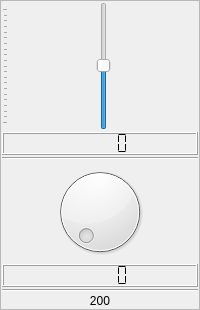
                     <widget class="QFrame" name="verticalFrame_8">
                      <property name="minimumSize">
                       <size>
                        <width>0</width>
                        <height>0</height>
                       </size>
                      </property>
                      <property name="frameShape">
                       <enum>QFrame::StyledPanel</enum>
                      </property>
                      <layout class="QVBoxLayout" name="verticalLayout_7">
                       <property name="spacing">
                        <number>2</number>
                       </property>
                       <property name="leftMargin">
                        <number>1</number>
                       </property>
                       <property name="topMargin">
                        <number>1</number>
                       </property>
                       <property name="rightMargin">
                        <number>1</number>
                       </property>
                       <property name="bottomMargin">
                        <number>1</number>
                       </property>
                       <item>
                        <widget class="QSlider" name="eq_sld_7">
                         <property name="sizePolicy">
                          <sizepolicy hsizetype="Preferred" vsizetype="Expanding">
                           <horstretch>0</horstretch>
                           <verstretch>0</verstretch>
                          </sizepolicy>
                         </property>
                         <property name="minimumSize">
                          <size>
                           <width>0</width>
                           <height>128</height>
                          </size>
                         </property>
                         <property name="minimum">
                          <number>-300</number>
                         </property>
                         <property name="maximum">
                          <number>300</number>
                         </property>
                         <property name="singleStep">
                          <number>10</number>
                         </property>
                         <property name="value">
                          <number>1</number>
                         </property>
                         <property name="orientation">
                          <enum>Qt::Vertical</enum>
                         </property>
                         <property name="tickPosition">
                          <enum>QSlider::TicksAbove</enum>
                         </property>
                         <property name="tickInterval">
                          <number>30</number>
                         </property>
                        </widget>
                       </item>
                       <item>
                        <widget class="QLCDNumber" name="lcdNumber_78">
                         <property name="smallDecimalPoint">
                          <bool>true</bool>
                         </property>
                         <property name="segmentStyle">
                          <enum>QLCDNumber::Flat</enum>
                         </property>
                        </widget>
                       </item>
                       <item>
                        <widget class="Line" name="line_58">
                         <property name="orientation">
                          <enum>Qt::Horizontal</enum>
                         </property>
                        </widget>
                       </item>
                       <item>
                        <widget class="QDial" name="dial_7">
                         <property name="maximumSize">
                          <size>
                           <width>16777215</width>
                           <height>16777215</height>
                          </size>
                         </property>
                         <property name="minimum">
                          <number>1</number>
                         </property>
                         <property name="maximum">
                          <number>500</number>
                         </property>
                         <property name="singleStep">
                          <number>10</number>
                         </property>
                        </widget>
                       </item>
                       <item>
                        <widget class="QLCDNumber" name="lcdNumber_37">
                         <property name="smallDecimalPoint">
                          <bool>true</bool>
                         </property>
                         <property name="segmentStyle">
                          <enum>QLCDNumber::Flat</enum>
                         </property>
                        </widget>
                       </item>
                       <item>
                        <widget class="Line" name="line_7">
                         <property name="orientation">
                          <enum>Qt::Horizontal</enum>
                         </property>
                        </widget>
                       </item>
                       <item>
                        <widget class="QLabel" name="label_19">
                         <property name="text">
                          <string>200</string>
                         </property>
                         <property name="scaledContents">
                          <bool>true</bool>
                         </property>
                         <property name="alignment">
                          <set>Qt::AlignCenter</set>
                         </property>
                        </widget>
                       </item>
                      </layout>
                     </widget>
